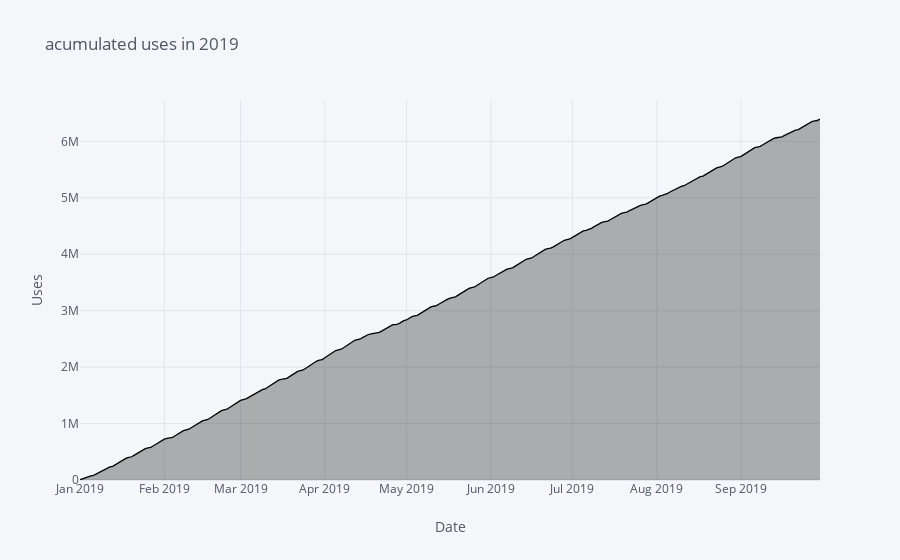

This figure's notebook cell:
### Code cell
perday.iplot(y = 'acumulado', fill = True, color = 'black', xTitle = 'Date', yTitle = 'Uses', title = 'acumulated uses in 2019')

### Figure 1 — Plotly figure (JSON) as saved in the notebook; plotly's stock layout.template omitted (floating-point values rounded to 4 significant figures; data arrays with more than 128 entries replaced by an {"elided": "..."} marker saying what was removed)
{"data": [{"fill": "tozeroy", "fillcolor": "rgba(0, 0, 0, 0.3)", "line": {"color": "rgba(0, 0, 0, 1.0)", "dash": "solid", "shape": "linear", "width": 1.3}, "mode": "lines", "name": "acumulado", "text": "", "type": "scatter", "x": {"elided": "273 str values"}, "y": {"elided": "273 int values"}}], "layout": {"legend": {"bgcolor": "#F5F6F9", "font": {"color": "#4D5663"}}, "paper_bgcolor": "#F5F6F9", "plot_bgcolor": "#F5F6F9", "title": {"font": {"color": "#4D5663"}, "text": "acumulated uses in 2019"}, "xaxis": {"gridcolor": "#E1E5ED", "showgrid": true, "tickfont": {"color": "#4D5663"}, "title": {"font": {"color": "#4D5663"}, "text": "Date"}, "zerolinecolor": "#E1E5ED"}, "yaxis": {"gridcolor": "#E1E5ED", "showgrid": true, "tickfont": {"color": "#4D5663"}, "title": {"font": {"color": "#4D5663"}, "text": "Uses"}, "zerolinecolor": "#E1E5ED"}}}
